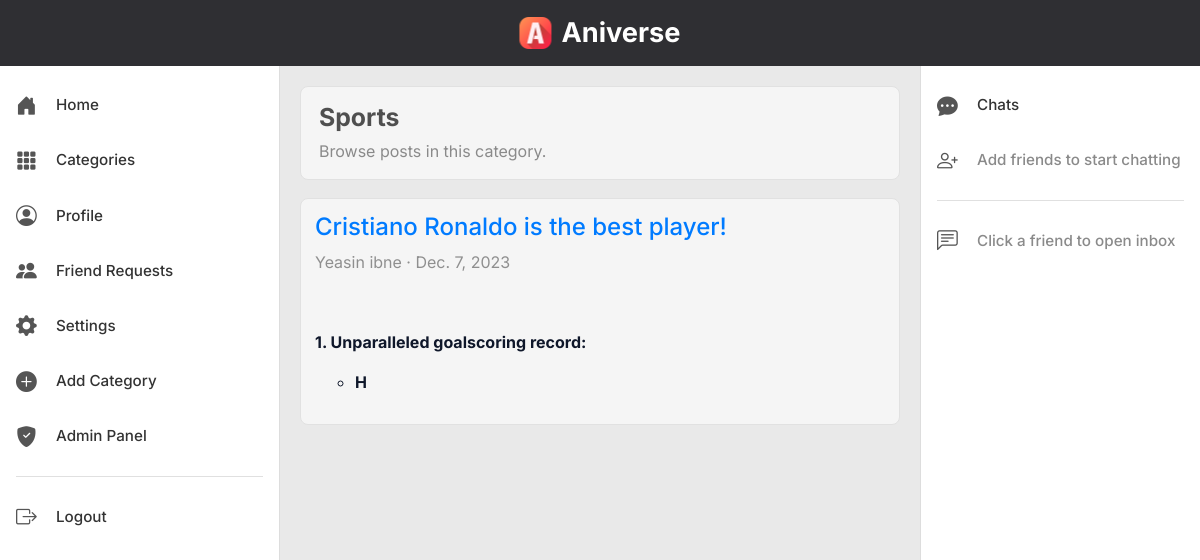
Before: /home/category/sports/ (signed in) with the older database file.
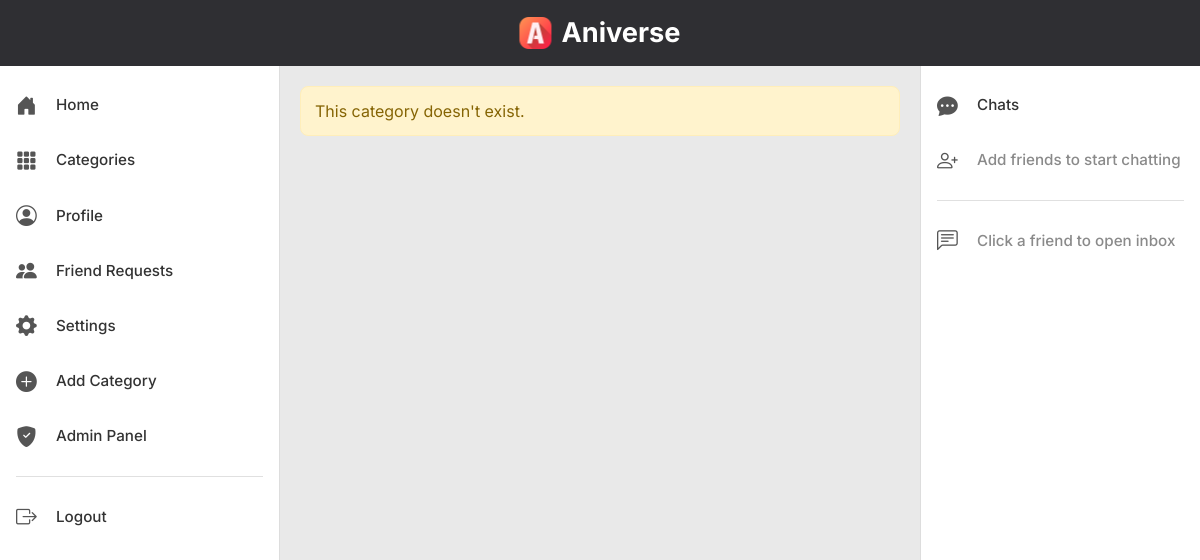
After: the same page with the newer database file.
### Ani_blog/models.py (models this page shows, shortened)
class Post(models.Model):
    title=models.CharField(max_length=255)
    header_image= models.ImageField(null=True, blank=True, upload_to="images/profile")
    title_tag=models.CharField(max_length=255)
    author=models.ForeignKey(User, on_delete=models.CASCADE)
    body=RichTextField(blank=True, null=True)
    post_date=models.DateField(auto_now_add=True)
    category=models.CharField(max_length=255, default='uncategorized')
    likes = models.ManyToManyField(User, related_name='blog_posts')
    snippet=models.CharField(max_length=255)

### Ani_blog/views.py (the view)
# urls.py: path('category/<str:cats>/',CategoryView, name='category' ),
def CategoryView(request, cats):
    category_posts = Post.objects.filter(category=cats.replace('-', ' '))
    return render(request, 'categories.html', {'cats': cats.title().replace('-', ' '), 'category_posts':category_posts})

### Ani_blog/templates/categories.html (shortened to what this page needs)
{% extends 'base.html' %}
{% block content %}
<section class="page-shell">
{% if category_posts %}
    <header class="page-header">
        <h1 class="page-title">{{cats}}</h1>
        <p class="page-subtitle">Browse posts in this category.</p>
    </header>
    <ul class="list-clean">
    {% for post in category_posts %}
        <li class="list-item-card">
            <h4><a href="{% url 'post_details' post.pk %}">{{post.title}}</a></h4>
            <p class="muted-note">
                {{ post.author.first_name }} {{ post.author.last_name }} · {{ post.post_date }}
            </p>
            <p>{{post.body|slice:":100"|safe }}</p>
        </li>
    {% endfor %}
    </ul>
{% else %}
    <p class="forbidden-note">This category doesn't exist.</p>
{% endif %}
</section>
{% endblock %}

Changed rows visible on the page:
removed Post: category "Sports", title "Cristiano Ronaldo is the best player!", author.first_name "Yeasin", author.last_name "ibne", post_date "Dec. 7, 2023", body "1. Unparalleled goalscoring record: H"
Other visible differences:
text no longer shown: "Browse posts in this category."
text now shown: "This category doesn't exist."
